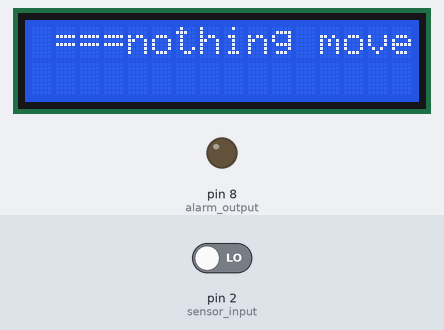
A sketch run on a simulated Arduino Uno, built with avr-gcc and run on an emulated ATmega328P. On the bench: 16×2 character LCD, output pins drawn as LEDs (lit = HIGH). The test bench sets the inputs (shaded band); at power-on: pin 2 (sensor_input) LOW. What the sketch prints to the serial monitor is not drawn.

Above: at 3.2 s.
3.3 s: pin 2 (sensor_input) driven HIGH
At 4.8 s:
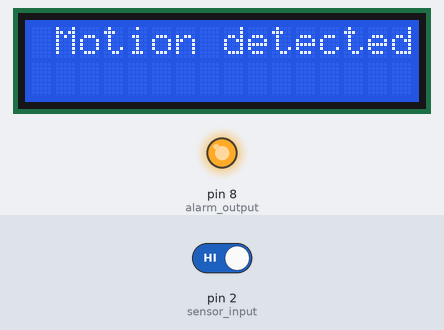
5.1 s: pin 2 (sensor_input) driven LOW
At 5.6 s:
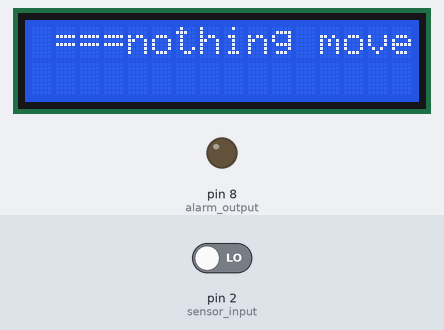
Timing chart, 0 to 8.1 s (numbered marks = the images above; inputs shaded):
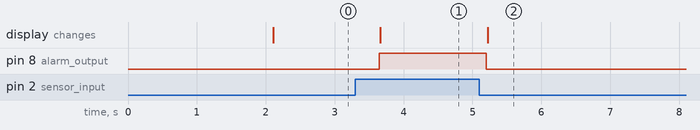

The sketch:

motionsensor.ino
```cpp
#include <LiquidCrystal_I2C.h>


LiquidCrystal_I2C lcd(0x27,2,1,0,4,5,6,7,3,POSITIVE);

int sensor_input=2;
int alarm_output=8;
void setup() {
  Serial.begin(9600);// setup Serial Monitor to display information
  pinMode(sensor_input, INPUT);// Input from sensor
  pinMode(alarm_output, OUTPUT);// OUTPUT to alarm or LED
  lcd.begin(16,2);
  lcd.clear();
  lcd.setCursor(0,0);
  lcd.print("MOTION SENSOR");
  lcd.setCursor(0,1);
  lcd.print(" JUNIOR IOTs");
  delay(2000);
}

void loop() {
  int motion =digitalRead(sensor_input);
  lcd.clear();
  if(motion){
    Serial.println("Motion detected");
    digitalWrite(8,HIGH);
    lcd.setCursor(1,0);
    lcd.print("Motion detected");
  }else{
     Serial.println("===nothing moves");
     digitalWrite(8,LOW);
      lcd.setCursor(1,0);
    lcd.print("===nothing moves");
  }
  delay(500);

}
```

Measured:
- after the input at 3.3 s, pin 8 (alarm_output): LOW → HIGH after 0.35 s; the display: changes after 0.36 s (image 1)
- after the input at 5.1 s, pin 8 (alarm_output): HIGH → LOW after 0.10 s; the display: changes after 0.12 s (image 2)
